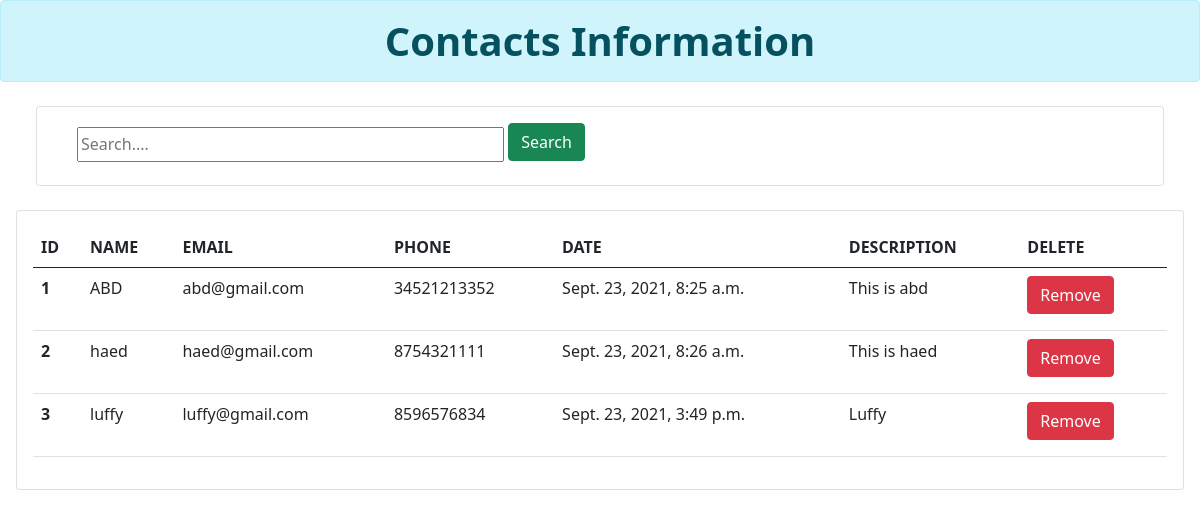
Page /Viewdb on the committed database.
### QTapp/models.py (models this page shows, shortened)
class Contact(models.Model):
    name = models.CharField(max_length=122)
    email = models.EmailField(max_length=122)
    phone = models.CharField(max_length=12)
    desc = models.TextField()
    date = models.DateTimeField(auto_now_add=True)

### QTapp/views.py (the view)
# urls.py: path('Viewdb', views.Viewdb,name="Viewdb"),
def Viewdb(request):
  contact_info = Contact.objects.all()
  return render(request,'Viewdb.html',{'info':contact_info})

### templates/Viewdb.html (shortened to what this page needs)
<!DOCTYPE html>
<html lang="en">
<head>
  <link href="https://cdn.jsdelivr.net/npm/bootstrap@5.0.2/dist/css/bootstrap.min.css" rel="stylesheet"
>
</head>
<body>
  <div class="col-sm-12">
    <a href="/Viewdb" class="text-decoration-none">
      <h1 class="text-center alert alert-info fw-bold"> Contacts Information </h1>
    </a>
    <div class="row m-4">
      <div class="col">
        <div class="card card-body">
          <div class="container">
            <form action="{% url 'search_contacts' %}" method="GET">
              <input class="search" type="search" name="q" placeholder="Search....">
              <button class="btn btn-success" type="submit">Search</button>
            </form>
          </div>
        </div>
      </div>
    </div>
    <div class="row m-1">
      <div class="col-md">
        <div class="card card-body">
          <table class="table  table-hover">
            <thead>
              <tr>
                <th scope="col">ID</th>
                <th scope="col">NAME</th>
                <th scope="col">EMAIL</th>
                <th scope="col">PHONE</th>
                <th scope="col">DATE</th>
                <th scope="col">DESCRIPTION</th>
                <th>DELETE</th>
              </tr>
            </thead>
            <tbody>
              {% for contacts in info %}
              <tr>
                <th scope="row">{{ contacts.id}} </th>
                <td>{{ contacts.name}}</td>
                <td>{{ contacts.email}}</td>
                <td>{{ contacts.phone}}</td>
                <td>{{ contacts.date}}</td>
                <td>{{ contacts.desc}}</td>
                <td>
                  <form action="{% url 'deletedate' contacts.id %}" method="POST">
                    <input type="submit" class="btn btn-danger" value="Remove">
                  </form>
                </td>
              </tr>
              {% endfor %}
            </tbody>
          </table>
        </div>
      </div>
    </div>
  </div>
</body>
</html>

### templates/Viewdb.html (style rules this page uses)
.search { width: 427px; height: 35px; }
form .btn { margin-bottom: 8px; }

### rows in the picture
Contact: id "1", name "ABD", email "abd@gmail.com", phone "34521213352", date "Sept. 23, 2021, 8:25 a.m.", desc "This is abd"
Contact: id "2", name "haed", email "haed@gmail.com", phone "8754321111", date "Sept. 23, 2021, 8:26 a.m.", desc "This is haed"
Contact: id "3", name "luffy", email "luffy@gmail.com", phone "8596576834", date "Sept. 23, 2021, 3:49 p.m.", desc "Luffy"
